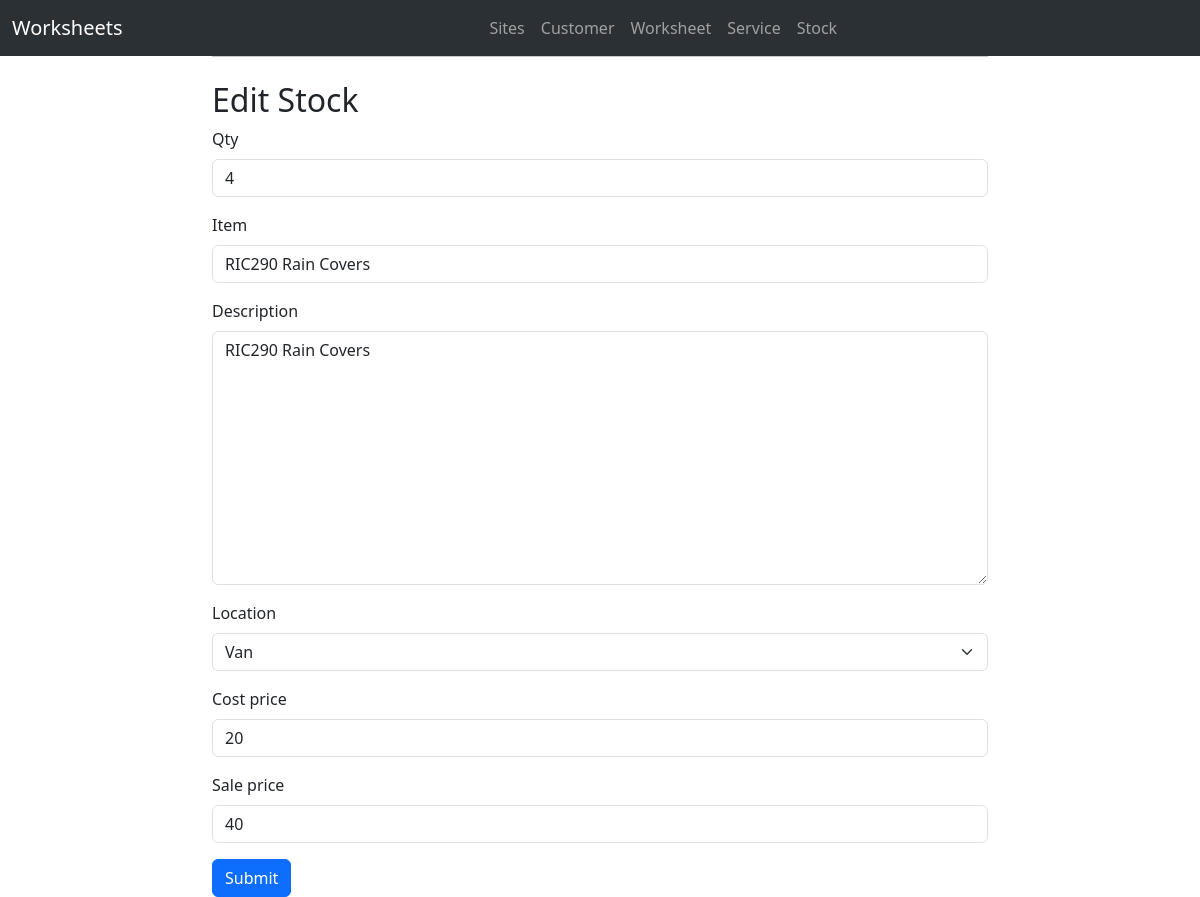
/stock/edit_stock/2, run on an earlier commit of the app's database.
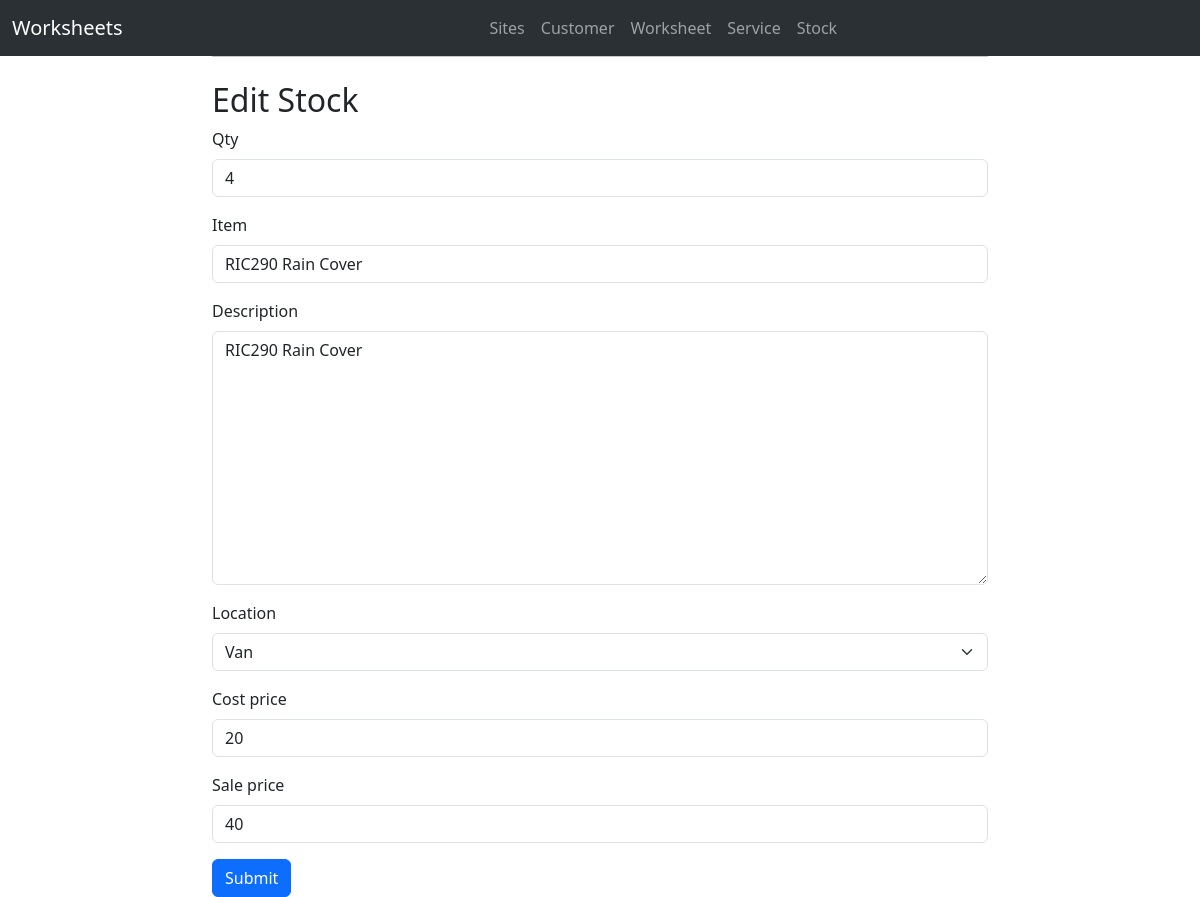
And on a later commit of the database.
### workforms/models.py (models this page shows, shortened)
class Stock(models.Model):
    qty = models.IntegerField()
    item = models.CharField(max_length=50)
    description = models.TextField()
    location = models.CharField(max_length=50, choices=Choices.stock_location)
    cost_price = models.IntegerField(default=0)
    sale_price = models.IntegerField(default=0)

### workforms/views.py (the view)
# urls.py: path('stock/edit_stock/<id>', views.edit_stock, name="edit_stock"),
def edit_stock(request, id):
    stock = Stock.objects.get(id=id)
    if request.method == 'POST':
        form = StockForm(request.POST, instance=stock)
        if form.is_valid():
            form.save()
            return redirect('stock', stock.id)
    else:
        form = StockForm(instance=stock)
    return render(request, 'edit_stock.html', {'form': form})

### workforms/forms.py
class StockForm(forms.ModelForm):
    class Meta :
        model = Stock
        fields = ["qty","item","description","location","cost_price","sale_price"]

### workforms/templates/edit_stock.html (shortened to what this page needs)
{% extends 'base.html' %}
{% block content %}
<h2>Edit Stock</h2>
  {% load django_bootstrap5 %}
    <form method="post">
        {% bootstrap_form form %}
        {% bootstrap_button button_type="submit" content="Submit" %}
    </form>
{% endblock %}

What changed in the data, as far as the page shows it:
changed Stock "Van": item "RIC290 Rain Covers" → "RIC290 Rain Cover"; description "RIC290 Rain Covers" → "RIC290 Rain Cover"
